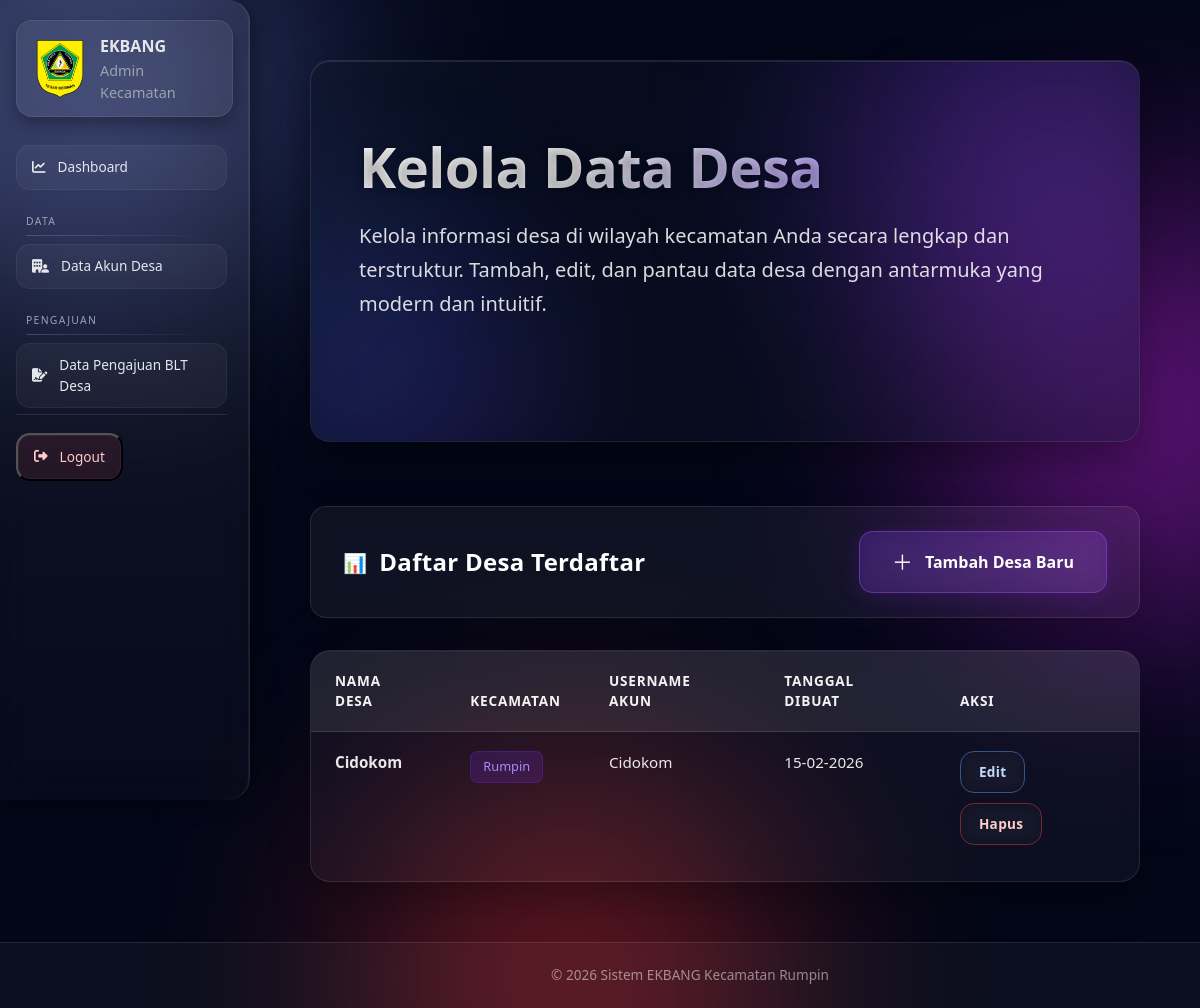
The page /kecamatan/desa/ (signed in) on the database its author committed.
### ekbang/models.py (models this page shows, shortened)
class Desa(models.Model):
    user = models.OneToOneField(User, on_delete=models.CASCADE, related_name='desa')
    dibuat_oleh = models.ForeignKey(
        AdminKecamatan, on_delete=models.CASCADE, related_name='desa_dibuat',
        help_text='Admin kecamatan yang membuat akun desa'
    )
    nama_desa = models.CharField(max_length=100)
    kecamatan = models.CharField(max_length=100)
    alamat_kantor = models.TextField()
    created_at = models.DateTimeField(auto_now_add=True)

### ekbang/proses/decorators.py (the view)
        def wrapper(request, *args, **kwargs):
            if role == 'kecamatan':
                if not hasattr(request.user, 'admin_kecamatan'):
                    messages.error(request, 'Anda tidak punya akses')
                    return redirect('login')
            elif role == 'desa':
                if not hasattr(request.user, 'desa'):
                    messages.error(request, 'Anda tidak punya akses')
                    return redirect('login')
            else:
                messages.error(request, 'Role tidak dikenali')
                return redirect('login')
            return view_func(request, *args, **kwargs)

### ekbang/views/kecamatan.py (called while the page is built)
@login_required
@role_required('kecamatan')
def desa_list(request):
    desa = Desa.objects.select_related('user').all()
    return render(request, 'kecamatan/desa_list.html', {'desa': desa})

### ekbang/templates/kecamatan/desa_list.html (shortened to what this page needs)
{% extends 'base/base_kec.html' %}
{% load static %}
{% block extra_css %}
<link rel="stylesheet" href="{% static 'css/kecamatan/desa_list.css' %}">
{% endblock %}
{% block content %}
<div class="hero-section">
    <div class="hero-orb"></div>
    <div class="hero-orb-two"></div>
    <div class="hero-content">
        <h1 class="hero-title">
            <span class="hero-title-gradient">Kelola Data Desa</span>
        </h1>
        <p class="hero-subtitle">
            Kelola informasi desa di wilayah kecamatan Anda secara lengkap dan terstruktur.
            Tambah, edit, dan pantau data desa dengan antarmuka yang modern dan intuitif.
        </p>
    </div>
</div>
<div class="content-wrapper">
    <div class="page-header">
        <h3>Daftar Desa Terdaftar</h3>
        <a href="{% url 'kecamatan_desa_tambah' %}" class="btn-glass-primary">
            Tambah Desa Baru
        </a>
    </div>
    <div class="table-glass">
        <table class="table">
            <thead>
                <tr>
                    <th>Nama Desa</th>
                    <th>Kecamatan</th>
                    <th>Username Akun</th>
                    <th>Tanggal Dibuat</th>
                    <th> Aksi</th>
                </tr>
            </thead>
            <tbody>
                {% for d in desa %}
                <tr>
                    <td>
                        <strong>{{ d.nama_desa }}</strong>
                    </td>
                    <td>
                        <span class="badge-kecamatan">{{ d.kecamatan }}</span>
                    </td>
                    <td>{{ d.user.username }}</td>
                    <td>{{ d.created_at|date:"d-m-Y" }}</td>
                    <td class="aksi-cell">
                    <a href="{% url 'kecamatan_desa_edit' d.id %}"
                        class="btn-modern btn-edit-modern">
                            Edit
                        </a>
                                    <a href="#"
                class="btn-modern btn-delete-modern"
                onclick="openModal('{{ d.nama_desa }}', '{% url 'kecamatan_desa_hapus' d.id %}')">
                    Hapus
                </a>
                </td>
                </tr>
                {% empty %}
                <tr>
                    <td colspan="5" class="text-center empty-row">
                        📭 Belum ada desa yang terdaftar. Mulai dengan menambahkan desa baru.
                    </td>
                </tr>
                {% endfor %}
            </tbody>
        </table>
    </div>
</div>
{% endblock %}

### rows shown on the page
Desa: nama_desa "Cidokom", kecamatan "Rumpin", user.username "Cidokom", created_at "15-02-2026"
